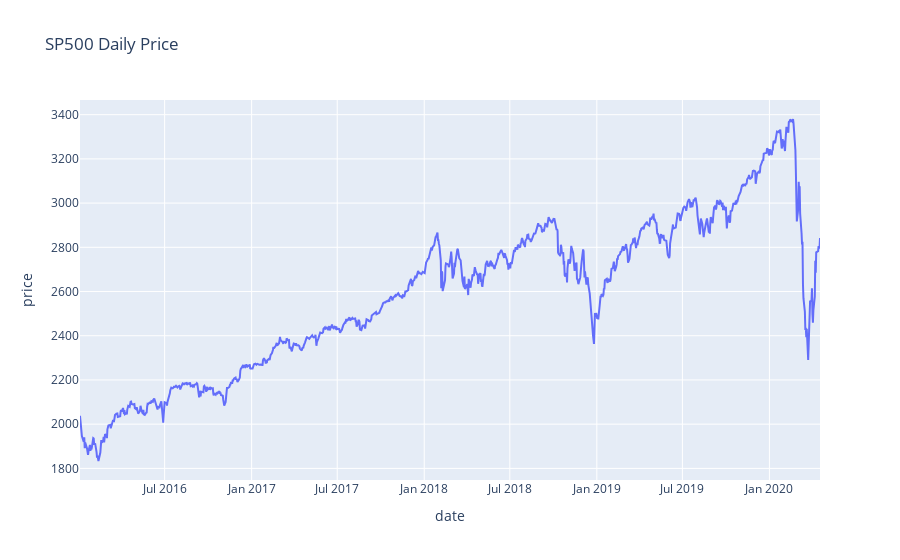

Notebook cell for this chart:
### Markdown cell above
## Statistics

### Code cell
print('return from %s to %s: %.5f\n' % (train_start_time, train_end_time, sp_train_return))
print('return from %s to %s: %.5f\n' % (normal_start_time, extreme_end_time, sp_whole_return))
print('return from %s to %s: %.5f\n' % (normal_start_time, normal_end_time, sp_norm_return))
print('return from %s to %s: %.5f\n' % (extreme_start_time, extreme_end_time, sp_extr_return))


fig = go.Figure([
    go.Scatter(x=sp500.index, y=sp500['Open'], name='SP500')
])
fig.update_layout(
    title="SP500 Daily Price",
    xaxis_title="date",
    yaxis_title="price"
)
fig.show()

### Figure 1 — Plotly figure (JSON) as saved in the notebook; plotly's stock layout.template omitted (floating-point values rounded to 4 significant figures; data arrays with more than 128 entries replaced by an {"elided": "..."} marker saying what was removed)
{"data": [{"name": "SP500", "type": "scatter", "x": {"elided": "1080 str values"}, "y": {"elided": "1080 float values"}}], "layout": {"title": {"text": "SP500 Daily Price"}, "xaxis": {"title": {"text": "date"}}, "yaxis": {"title": {"text": "price"}}}}
